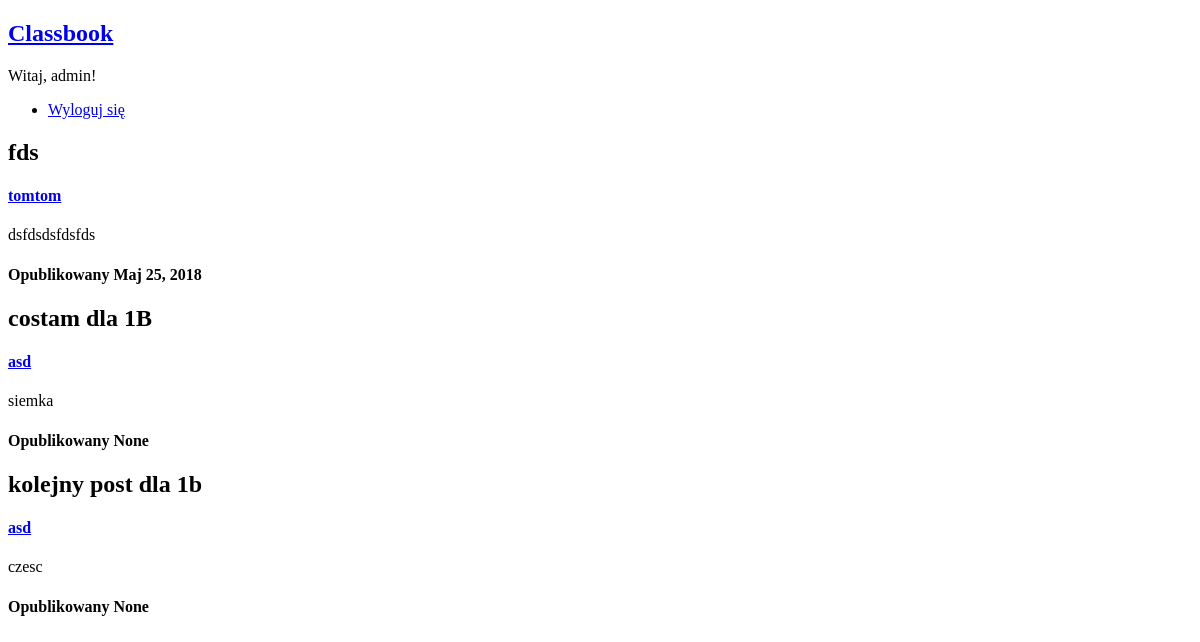
/tag/polski/ (signed in), run on an earlier commit of the app's database.
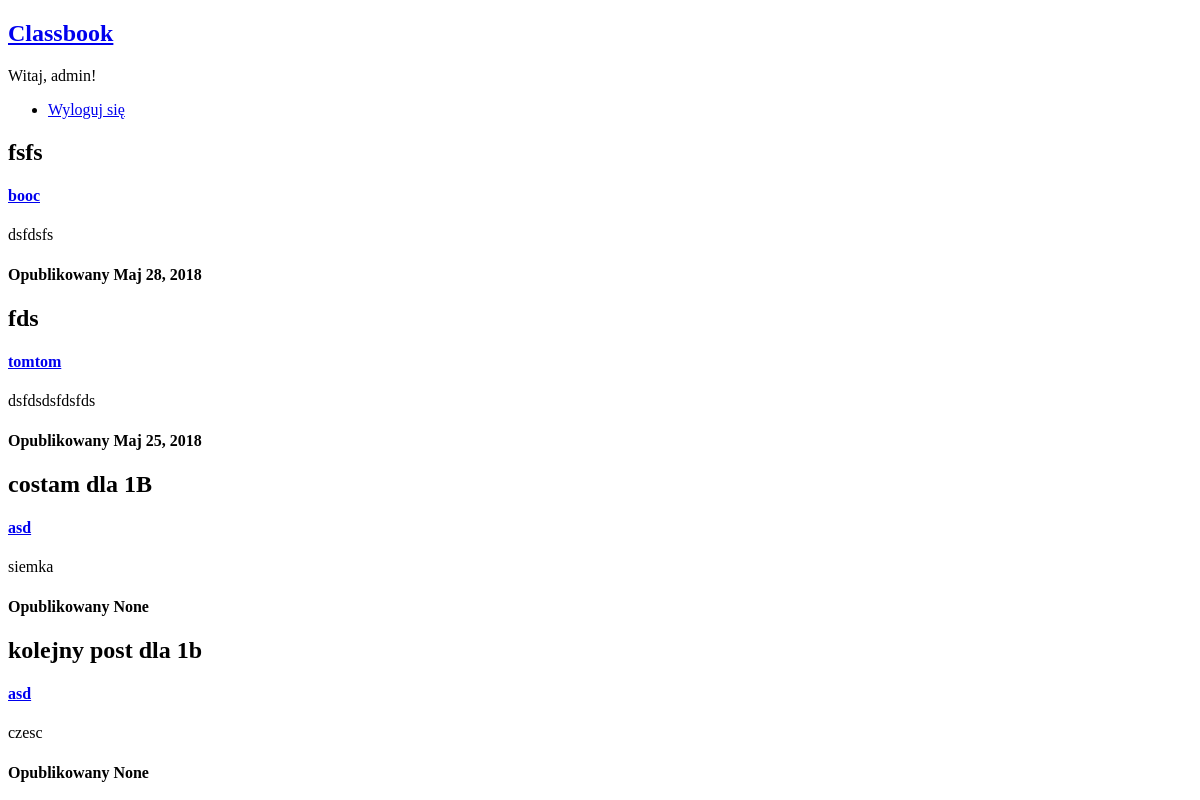
And on a later commit of the database.
### main/models.py (models this page shows, shortened)
class Post(models.Model):
	title = models.CharField(max_length=150)
	content = models.CharField(max_length=10000)
	publish_date = models.DateTimeField(default=datetime.now)
	user = models.ForeignKey(User, on_delete=models.CASCADE)
	tags = models.ManyToManyField(Tag)
	comments = models.ManyToManyField(Comment)
	photo = models.ImageField(upload_to='main/static/main/imgs/', blank=True, null=True)
	school = models.ForeignKey(School, on_delete=models.CASCADE, null=True, blank=True)
	postClass = models.ForeignKey(Class, on_delete=models.CASCADE, null=True, blank=True)
	class Meta:
		ordering = ['-publish_date', 'title']

### main/views.py (the view)
# urls.py: url(r'^tag/(?P<name>\w+)/$', views.tag_view, name="tag_view"),
@login_required(login_url='/')
def tag_view(request, name):
	posts = Post.objects.filter(tags__name=name)
	context = {
		"name": name,
		"posts": posts
	}
	return render(request, 'search/tag_view.html', context)

### main/templates/search/tag_view.html (shortened to what this page needs)
<!DOCTYPE html>
<html>
<head>
	{% load humanize %}
</head>
<body>
	<div id="navbar">
		<a href = "{% url 'index' %}"><h2>Classbook</h2></a>
		{% if user.is_authenticated %}
			<p> Witaj, {{ user.username }}! </p>
		{% endif %}
		<div id="menu">
			<ul>
				{% if not user.is_authenticated %}
					<li><a href="{% url 'login' %}">Zaloguj się</a></li>
					<li><a href="{% url 'signup' %}">Zarejestruj się</a></li>
				{% else %}
					<li><a href="{% url 'logout' %}">Wyloguj się</a></li>
				{% endif %}
			</ul>
		</div>
	</div>
	<div id="posts">
		{% for post in posts %}
			<div class="post">
				<h2> {{ post.title }} </h2>
				<a href="{% url 'user_view' post.user.username %}"><h4> {{ post.user.username }} </h4></a>
				<p> {{ post.content|truncatewords:20 }} </p>
				<h4> Opublikowany {{ post.publish_date|naturalday }} </h4>
			</div>
		{% endfor %}
	</div>
</body>
</html>

What changed in the data, as far as the page shows it:
added Post: title "fsfs", user.username "booc", content "dsfdsfs", publish_date "Maj 28, 2018"
